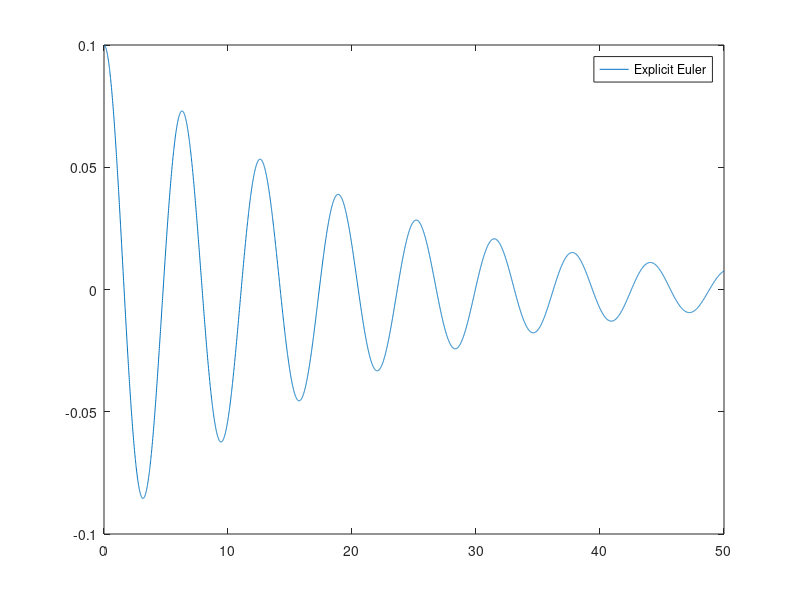
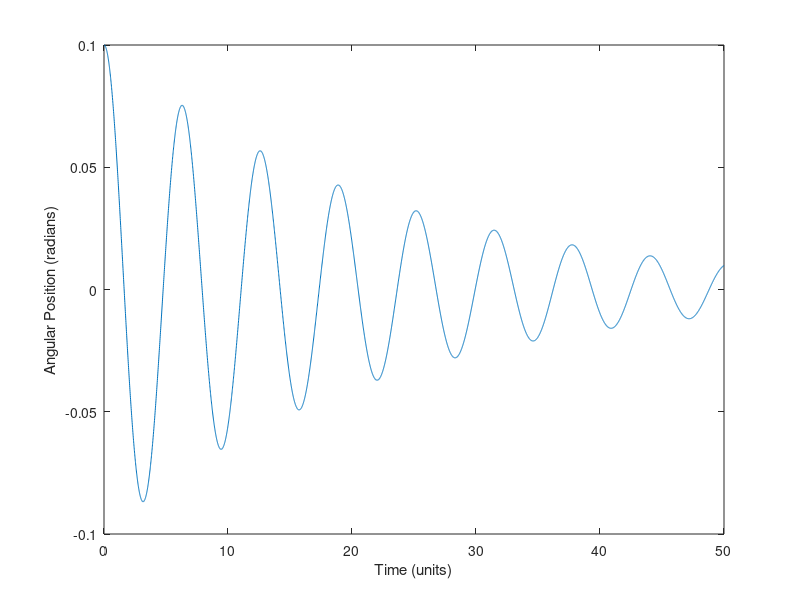

Write MATLAB code to recreate these figures, in order.
%Problem 2: Pendulum Simulation
%Benjamin Asdell, UID: 005114992
%Simulates and plots the angular position of a pendulum in the
%presence of damping

clc;
%Part B: With Damping
%Initialization
t_i = 0; t_f = 50;
dt = 0.01;
t_steps = ceil(t_f/dt);
t = linspace(t_i,t_f,t_steps);
g = 10;
L = 10;
d = 0.01;
theta = zeros(1,t_steps);
w = zeros(1,t_steps);
theta(1) = 0.1;
w(1) = 0;
%explicit Euler
for k = 2:t_steps
    w(k) = w(k-1) + dt*((-g/L)*sin(theta(k-1)) - w(k-1)*L*d);
    theta(k) = theta(k-1) + dt*w(k-1);
end
plot(t,theta);
xlabel('Time (units)');
ylabel('Angular Position (radians)');
h2 = figure(2);
box on
hold on
%Semi-Implicit Euler
for k = 1:t_steps-1
    w(k+1) = (w(k) + dt*(-g/L)*sin(theta(k)))/(1+dt*L*d);
    theta(k+1) = theta(k) + dt*w(k+1);
end
plot(t,theta);
hold off
legend('Explicit Euler', 'Semi-Implicit Euler');
saveas(h2, 'dampingposition.png');